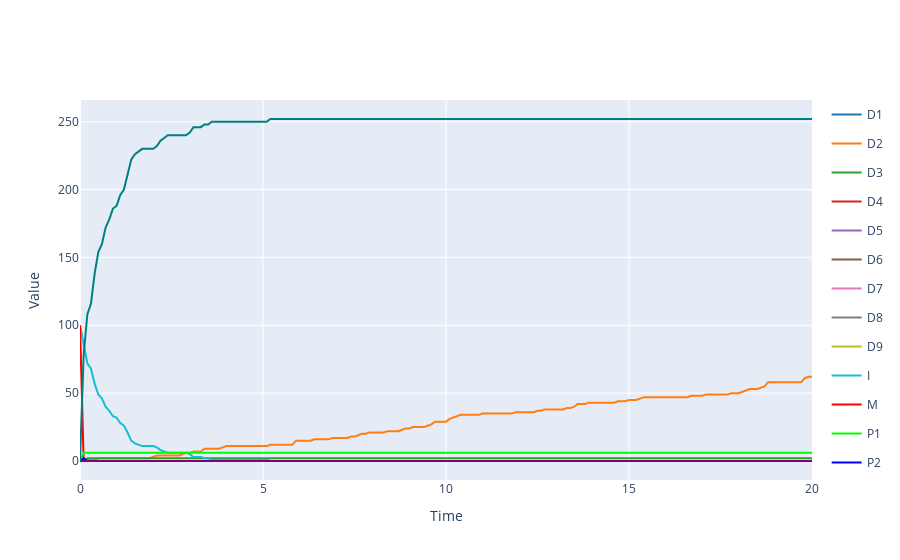

Write notebook code for a chart like this one.
### Markdown cell above
## Visualization

### Code cell
result.plotplotly()

### Figure 1 — Plotly figure (JSON) as saved in the notebook; plotly's stock layout.template omitted (floating-point values rounded to 4 significant figures; data arrays with more than 128 entries replaced by an {"elided": "..."} marker saying what was removed)
{"data": [{"legendgroup": "D1", "line": {"color": "#1f77b4"}, "mode": "lines", "name": "D1", "type": "scatter", "x": {"elided": "201 float values"}, "y": {"elided": "201 int values"}}, {"legendgroup": "D2", "line": {"color": "#ff7f0e"}, "mode": "lines", "name": "D2", "type": "scatter", "x": {"elided": "201 float values"}, "y": {"elided": "201 int values"}}, {"legendgroup": "D3", "line": {"color": "#2ca02c"}, "mode": "lines", "name": "D3", "type": "scatter", "x": {"elided": "201 float values"}, "y": {"elided": "201 int values"}}, {"legendgroup": "D4", "line": {"color": "#d62728"}, "mode": "lines", "name": "D4", "type": "scatter", "x": {"elided": "201 float values"}, "y": {"elided": "201 int values"}}, {"legendgroup": "D5", "line": {"color": "#9467bd"}, "mode": "lines", "name": "D5", "type": "scatter", "x": {"elided": "201 float values"}, "y": {"elided": "201 int values"}}, {"legendgroup": "D6", "line": {"color": "#8c564b"}, "mode": "lines", "name": "D6", "type": "scatter", "x": {"elided": "201 float values"}, "y": {"elided": "201 int values"}}, {"legendgroup": "D7", "line": {"color": "#e377c2"}, "mode": "lines", "name": "D7", "type": "scatter", "x": {"elided": "201 float values"}, "y": {"elided": "201 int values"}}, {"legendgroup": "D8", "line": {"color": "#7f7f7f"}, "mode": "lines", "name": "D8", "type": "scatter", "x": {"elided": "201 float values"}, "y": {"elided": "201 int values"}}, {"legendgroup": "D9", "line": {"color": "#bcbd22"}, "mode": "lines", "name": "D9", "type": "scatter", "x": {"elided": "201 float values"}, "y": {"elided": "201 int values"}}, {"legendgroup": "I", "line": {"color": "#17becf"}, "mode": "lines", "name": "I", "type": "scatter", "x": {"elided": "201 float values"}, "y": {"elided": "201 int values"}}, {"legendgroup": "M", "line": {"color": "#ff0000"}, "mode": "lines", "name": "M", "type": "scatter", "x": {"elided": "201 float values"}, "y": {"elided": "201 int values"}}, {"legendgroup": "P1", "line": {"color": "#00ff00"}, "mode": "lines", "name": "P1", "type": "scatter", "x": {"elided": "201 float values"}, "y": {"elided": "201 int values"}}, {"legendgroup": "P2", "line": {"color": "#0000ff"}, "mode": "lines", "name": "P2", "type": "scatter", "x": {"elided": "201 float values"}, "y": {"elided": "201 int values"}}, {"legendgroup": "P3", "line": {"color": "#ffff00"}, "mode": "lines", "name": "P3", "type": "scatter", "x": {"elided": "201 float values"}, "y": {"elided": "201 int values"}}, {"legendgroup": "P4", "line": {"color": "#00ffff"}, "mode": "lines", "name": "P4", "type": "scatter", "x": {"elided": "201 float values"}, "y": {"elided": "201 int values"}}, {"legendgroup": "P5", "line": {"color": "#ff00ff"}, "mode": "lines", "name": "P5", "type": "scatter", "x": {"elided": "201 float values"}, "y": {"elided": "201 int values"}}, {"legendgroup": "P6", "line": {"color": "#800000"}, "mode": "lines", "name": "P6", "type": "scatter", "x": {"elided": "201 float values"}, "y": {"elided": "201 int values"}}, {"legendgroup": "P7", "line": {"color": "#808000"}, "mode": "lines", "name": "P7", "type": "scatter", "x": {"elided": "201 float values"}, "y": {"elided": "201 int values"}}, {"legendgroup": "P8", "line": {"color": "#008000"}, "mode": "lines", "name": "P8", "type": "scatter", "x": {"elided": "201 float values"}, "y": {"elided": "201 int values"}}, {"legendgroup": "P9", "line": {"color": "#800080"}, "mode": "lines", "name": "P9", "type": "scatter", "x": {"elided": "201 float values"}, "y": {"elided": "201 int values"}}, {"legendgroup": "R", "line": {"color": "#008080"}, "mode": "lines", "name": "R", "type": "scatter", "x": {"elided": "201 float values"}, "y": {"elided": "201 int values"}}], "layout": {"showlegend": true, "title": {"text": ""}, "xaxis": {"title": {"text": "Time"}}, "yaxis": {"title": {"text": "Value"}}}}
